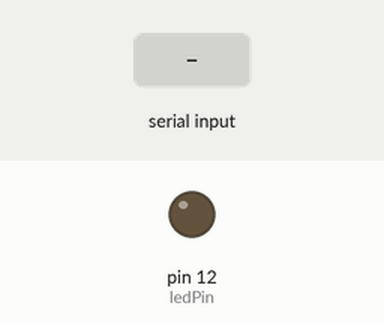
A sketch run on a simulated Arduino Uno, built with avr-gcc and run on an emulated ATmega328P. Parts: output pins drawn as LEDs (lit = HIGH). The inputs (shaded band) are chosen by the test bench. What the sketch prints to the serial monitor is not drawn.

Above: at 1.2 s.
1.3 s: "90 45\n" received over Serial
At 1.42 s:
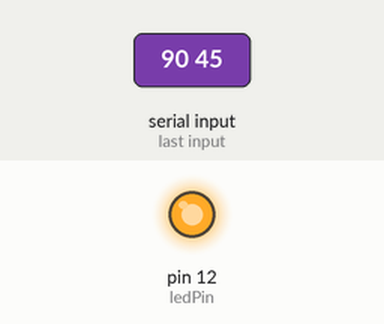
Timing chart, 0 to 10.3 s (numbered marks = the images above; inputs shaded):
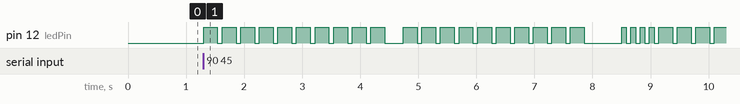

The sketch:

pgmemTest.ino
```cpp
#include <avr/pgmspace.h>

const int dotDelay = 80;
const int ledPin = 12;
const int maxLen = 4;

PROGMEM const char letters[26][maxLen] = {
  ".-", "-...", "-.-.", "-..", ".", "..-.", "--.", "....", "..",
  ".---", "-.-", ".-..", "--", "-.", "---", ".--.", "--.-", ".-.", // J-R
  "...", "-", "..-", "...-", ".--", "-..-", "-.--", "--.." // S-Z
};

char* numbers[] = { "-----", ".----", "..---", "...--", "....-", ".....", "-....", "--...", "---..", "----."};

void setup() {
  // put your setup code here, to run once:
  pinMode(ledPin, OUTPUT);
  Serial.begin(9600);
  Serial.println("Enter code: ");
}


void loop() {
  char ch;
  char sequence[maxLen];
  if (Serial.available() > 0) {
    ch = Serial.read();
    if (ch >= 'a' && ch <= 'z') {
      memcpy_P(&sequence, letters[ch - 'a'], maxLen);
      flashSequence(sequence);
    } else if (ch >= 'A' && ch <= 'Z') {
      memcpy_P(&sequence, letters[ch - 'A'], maxLen);
      flashSequence(sequence);
    } else if (ch >= '0' && ch <= '9') {
      memcpy_P(&sequence, numbers[ch - '0'], maxLen);
      flashSequence(sequence);
    } else if(ch == ' ') {
      delay(dotDelay * 4);
    }
  }
}


void flashSequence(char* sequence) {
  int i = 0;
  while (sequence[i] != '\0'){
    flashDotOrDash(sequence[i]);
    i++;
  }
  delay(dotDelay * 3);
}

void flashDotOrDash(char dotOrDash) {
  digitalWrite(ledPin, HIGH);
  if (dotOrDash == '.') {
    delay(dotDelay);
  } else {
    delay(dotDelay * 3);
  }
  digitalWrite(ledPin, LOW);
  delay(dotDelay);
}
```
